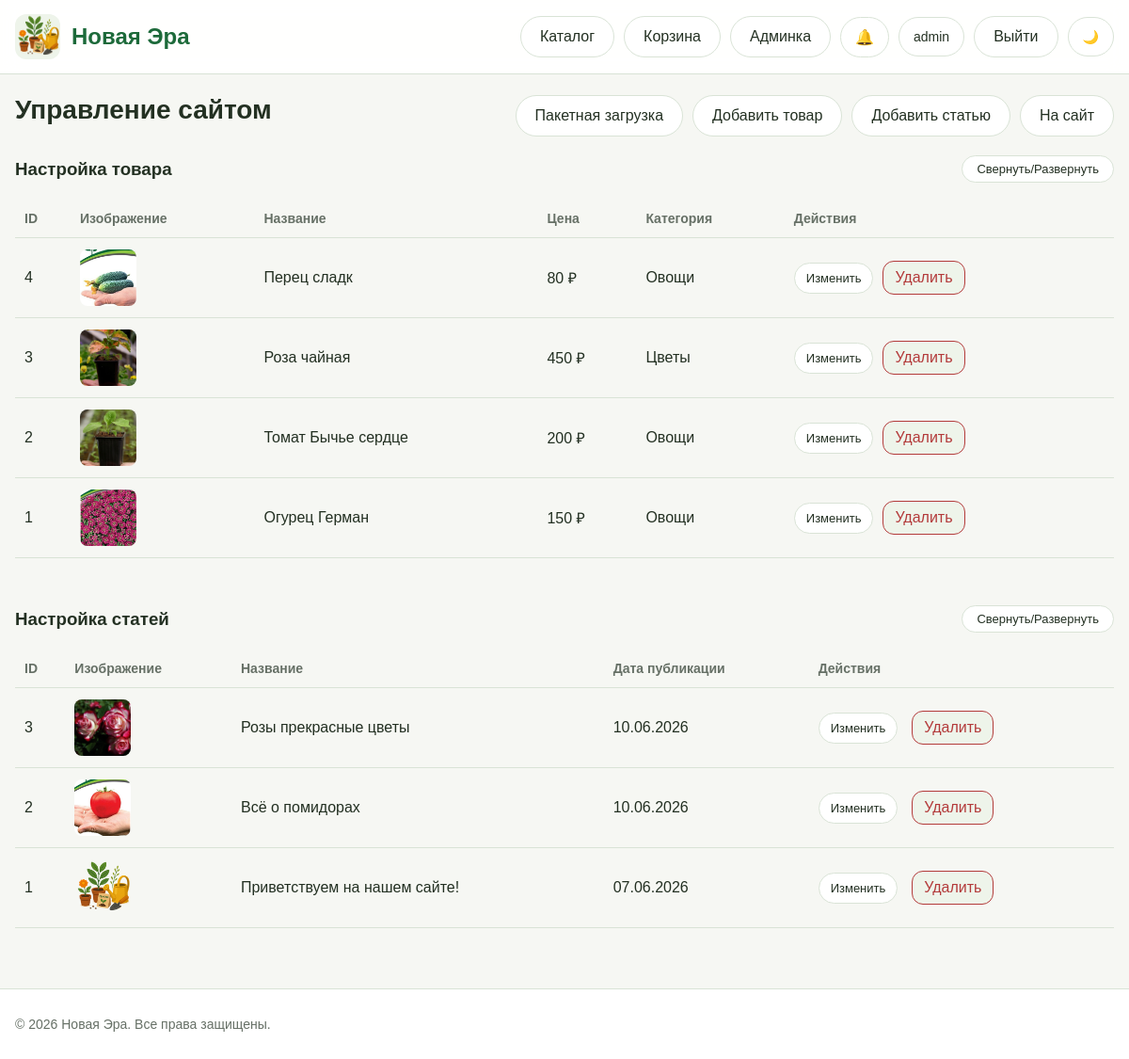
The page /admin (signed in) on the database its author committed.
### models.py (models this page shows, shortened)
class User(UserMixin, db.Model):
    __tablename__ = "users"
    id = db.Column(db.Integer, primary_key=True)
    username = db.Column(db.String(80), unique=True, nullable=False, index=True)
    email = db.Column(db.String(120), unique=True, nullable=False, index=True)
    password_hash = db.Column(db.String(255), nullable=False)
    is_admin = db.Column(db.Boolean, default=False, nullable=False)
    created_at = db.Column(db.DateTime, default=datetime.utcnow, nullable=False)
    surname = db.Column(db.String(80), nullable=True)
    name = db.Column(db.String(80), nullable=True)
    patronymic = db.Column(db.String(80), nullable=True)
    favorite_products = db.relationship(
        'Product',
        secondary=favorites,
        backref=db.backref('favorited_by', lazy='dynamic'),
        lazy='dynamic')

class Product(db.Model):
    __tablename__ = "products"
    id = db.Column(db.Integer, primary_key=True)
    name = db.Column(db.String(200), nullable=False, index=True)
    description = db.Column(db.Text, nullable=False)
    price = db.Column(db.Float, nullable=False)
    image_url = db.Column(db.String(255), nullable=True)
    category_id = db.Column(db.Integer, db.ForeignKey("categories.id"), nullable=False)
    created_at = db.Column(db.DateTime, default=datetime.utcnow, nullable=False)
    category = db.relationship("Category", back_populates="products", lazy="selectin")
    extra_images = db.relationship('ProductImage',
                                   backref='product',
                                   lazy='dynamic',
                                   cascade='all, delete-orphan',
                                   order_by='ProductImage.order')

class Category(db.Model):
    __tablename__ = "categories"
    id = db.Column(db.Integer, primary_key=True)
    slug = db.Column(db.String(64), unique=True, nullable=False, index=True)
    name = db.Column(db.String(100), unique=True, nullable=False)
    products = db.relationship("Product", back_populates="category", cascade="all, delete-orphan", lazy="selectin")

class Post(db.Model):
    __tablename__ = 'post'
    id = db.Column(db.Integer, primary_key=True)
    title = db.Column(db.String(200), nullable=False)
    content = db.Column(db.Text, nullable=False)
    date_posted = db.Column(db.DateTime, default=datetime.now)
    image_post = db.Column(db.String(255))
    product_id = db.Column(db.Integer, db.ForeignKey('products.id'), nullable=True)
    related_product = db.relationship('Product', backref='posts')

### routes.py (the view)
@bp.route("/admin")
@login_required
def admin():
    _admin_only()
    return render_template("admin.html", products=Product.query.order_by(Product.id.desc()).all(), posts=Post.query.order_by(Post.id.desc()).all())

### routes.py (called while the page is built)
@login_manager.user_loader
def load_user(user_id: str):
    try:
        return db.session.get(User, int(user_id))
    except:
        return None

def _admin_only():
    if not current_user.is_authenticated or not current_user.is_admin:
        abort(403)

### templates/admin.html (shortened to what this page needs)
{% extends "base.html" %}
{% block content %}
<div class="admin-head">
    <h1>Управление сайтом</h1>
    <div class="admin-actions">
        <a href="{{ url_for('main.bulk_upload') }}" class="top-link">Пакетная загрузка</a>
        <a href="{{ url_for('main.add_product') }}" class="top-link">Добавить товар</a>
        <a href="{{ url_for('main.add_post') }}" class="top-link">Добавить статью</a>
        <a href="{{ url_for('main.index') }}" class="top-link">На сайт</a>
    </div>
</div>
<div style="display: flex; justify-content: space-between; align-items: center; margin-bottom: 15px;">
    <h3 style="margin: 0;">Настройка товара</h3>
    <button onclick="toggleSection('products-table-wrap')" class="top-link" style="padding: 6px 15px; cursor: pointer; background: var(--surface); border: 1px solid var(--border); border-radius: 99px; font-size: 13px;">
        Свернуть/Развернуть
    </button>
</div>
<div id="products-table-wrap" class="table-wrap" style="transition: all 0.3s ease;">
    <table class="admin-table">
        <thead>
            <tr>
                <th>ID</th>
                <th>Изображение</th>
                <th>Название</th>
                <th>Цена</th>
                <th>Категория</th>
                <th>Действия</th>
            </tr>
        </thead>
        <tbody>
            {% for p in products %}
            <tr>
                <td data-label="ID">{{ p.id }}</td>
                <td data-label="Изображение">
                    {% if p.image_url %}
                        <img src="{{ p.image_url }}" style="width:60px;height:60px;object-fit:cover;border-radius:8px;">
                    {% endif %}
                </td>
                <td data-label="Название">{{ p.name }}</td>
                <td data-label="Цена">{{ "%.0f"|format(p.price) }} ₽</td>
                <td data-label="Категория">{{ p.category.name }}</td>
                <td data-label="Действия">
                    <div class="row-actions">
                        <a href="{{ url_for('main.edit_product', product_id=p.id) }}" class="top-link" style="padding:8px 12px;font-size:13px;">Изменить</a>
                        <form method="POST" action="{{ url_for('main.delete_product', product_id=p.id) }}" style="display:inline;" onsubmit="return confirm('Удалить товар?');">
                            <button type="submit" class="delete-mini">Удалить</button>
                        </form>
                    </div>
                </td>
            </tr>
            {% else %}
            <tr>
                <td colspan="6" class="empty-row">Товаров пока нет</td>
            </tr>
            {% endfor %}
        </tbody>
    </table>
</div>
<div class="admin-section" style="margin-top: 50px;">
    <div style="display: flex; justify-content: space-between; align-items: center; margin-bottom: 15px;">
        <h3 style="margin: 0;">Настройка статей</h3>
        <button onclick="toggleSection('posts-table-wrap')" class="top-link" style="padding: 6px 15px; cursor: pointer; background: var(--surface); border: 1px solid var(--border); border-radius: 99px; font-size: 13px;">
            Свернуть/Развернуть
        </button>
    </div>
    <div id="posts-table-wrap" class="table-wrap" style="transition: all 0.3s ease;">
        <table class="admin-table">
            <thead>
                <tr>
                    <th>ID</th>
                    <th>Изображение</th>
                    <th>Название</th>
                    <th>Дата публикации</th>
                    <th>Действия</th>
                </tr>
            </thead>
            <tbody>
                {% for post in posts %}
                <tr>
                    <td data-label="ID">{{ post.id }}</td>
                    <td data-label="Изображение">
                        {% if post.image_post %}
                            <img src="{{ post.image_post }}" style="width:60px; height:60px; object-fit:cover; border-radius:8px;">
                        {% else %}
                            <span style="font-size: 12px; color: #999;">Нет фото</span>
                        {% endif %}
                    </td>
                    <td data-label="Название">{{ post.title }}</td>
                    <td data-label="Дата публикации">{{ post.date_posted.strftime('%d.%m.%Y') }}</td>
                    <td data-label="Действия">
                        <div class="row-actions">
                            <a href="{{ url_for('main.edit_post', post_id=post.id) }}" class="top-link" style="padding:8px 12px; font-size:13px; margin-right: 5px;">
                                Изменить
                            </a>
                            <form method="POST" action="{{ url_for('main.delete_post', post_id=post.id) }}" style="display:inline;" onsubmit="return confirm('Вы уверены, что хотите удалить эту статью?');">
                                <button type="submit" class="delete-mini">Удалить</button>
                            </form>
                        </div>
                    </td>
                </tr>
                {% else %}
                <tr>
                    <td colspan="5" style="text-align: center; padding: 20px; color: #999;">Статей пока нет.</td>
                </tr>
                {% endfor %}
            </tbody>
        </table>
    </div>
</div>
{% endblock %}

### templates/base.html (shortened to what this page needs)
<!DOCTYPE html>
<html lang="ru">
<head>
    <link rel="stylesheet" href="{{ url_for('static', filename='css/style.css') }}">
</head>
<body>
<header class="header">
    <div class="container header-inner">
        <div class="logo">
            <a href="{{ url_for('main.index') }}" style="display:flex;align-items:center;gap:12px;">
                <img src="{{ url_for('static', filename='images/icon.png') }}" alt="Logo" style="width:48px;height:48px;border-radius:12px;">
                <div class="logo-text">
                    <div class="title" style="color:var(--brand);">{{ brand_name }}</div>
                </div>
            </a>
        </div>
        <nav class="top-nav">
            <a href="{{ url_for('main.index') }}" class="top-link">Каталог</a>
            <a href="{{ url_for('main.basket') }}" class="top-link">Корзина</a>
            {% if current_user.is_authenticated %}
                {% if current_user.is_admin %}
                    <a href="{{ url_for('main.admin') }}" class="top-link">Админка</a>
                {% endif %}
                <div class="notif-bell-wrapper" id="notifBellWrapper">
                    <button class="notif-bell-btn" id="notifBellBtn" type="button" title="Уведомления о заказах">
                        🔔
                    </button>
                </div>
                <a href="{{ url_for('main.profile') }}" class="profile-btn">{{ current_user.username }}</a>
                <a href="{{ url_for('main.logout') }}" class="top-link">Выйти</a>
            {% else %}
                <a href="{{ url_for('main.login') }}" class="top-link">Войти</a>
            {% endif %}
            <button id="themeToggle" class="theme-toggle" type="button">🌙</button>
        </nav>
    </div>
</header>
<main class="main-content container">
    {% block content %}{% endblock %}
</main>
<footer class="footer">
    <div class="container footer-inner">
        <p>© 2026 {{ brand_name }}. Все права защищены.</p>
    </div>
</footer>
</body>
</html>

### static/css/style.css (style rules this page uses)
:root { --bg: #f6f7f3; --surface: #ffffff; --surface-soft: #eef4ea; --text: #233022; --muted: #667066; --brand: #1d6a3a; --brand-dark: #14552d; --border: #d9e3d6; --shadow: 0 12px 30px rgba(16, 48, 26, 0.08); --error: #b33a3a; --warning: #b46f0b; --success: #2a7d46; }
*, *::before, *::after { box-sizing: border-box; }
html { scroll-behavior: smooth; }
body { margin: 0; font-family: Arial, Helvetica, sans-serif; background: var(--bg); color: var(--text); }
a { color: inherit; text-decoration: none; }
img { max-width: 100%; display: block; }
button, input, select, textarea { font: inherit; }
.container { width: min(1180px, calc(100% - 32px)); margin: 0 auto; }
.main-content { padding: 22px 0 40px; }
.header { position: sticky; top: 0; z-index: 20; background: color-mix(in srgb, var(--surface) 92%, transparent); backdrop-filter: blur(10px); border-bottom: 1px solid var(--border); }
.header-inner { min-height: 78px; display: flex; align-items: center; justify-content: space-between; gap: 20px; }
.logo { display: flex; align-items: center; gap: 12px; min-width: 0; }
.logo img { width: 52px; height: 52px; border-radius: 16px; object-fit: cover; background: var(--surface-soft); }
.logo-text { min-width: 0; }
.title { font-size: 24px; font-weight: 800; line-height: 1.1; }
.top-nav { display: flex; align-items: center; gap: 10px; flex-wrap: wrap; justify-content: flex-end; }
.top-link { background: var(--surface); color: var(--text); border: 1px solid var(--border); padding: 12px 20px; border-radius: 999px; text-decoration: none; display: inline-flex; align-items: center; font-weight: 500; transition: all 0.2s ease; }
.footer { border-top: 1px solid var(--border); background: var(--surface); margin-top: 24px; }
.footer-inner { min-height: 74px; display: flex; align-items: center; color: var(--muted); font-size: 14px; }
.admin-head { display: flex; align-items: flex-start; justify-content: space-between; gap: 16px; flex-wrap: wrap; margin-bottom: 20px; }
.admin-head h1 { margin: 0; font-size: 28px; }
.admin-actions { display: flex; gap: 10px; flex-wrap: wrap; justify-content: flex-end; }
.table-wrap { overflow-x: auto; margin-top: 18px; }
.admin-table { width: 100%; border-collapse: collapse; }
.admin-table th, .admin-table td { padding: 12px 10px; text-align: left; border-bottom: 1px solid var(--border); vertical-align: middle; }
.admin-table th { font-size: 14px; color: var(--muted); white-space: nowrap; }
.row-actions { display: flex; gap: 10px; flex-wrap: wrap; align-items: center; }
.delete-mini { background: var(--surface-soft); border: 1px solid var(--error); color: var(--error); padding: 8px 12px; border-radius: 12px; cursor: pointer; }
.theme-toggle, .profile-btn { border: 1px solid var(--border); background: var(--surface); color: var(--text); border-radius: 999px; padding: 11px 15px; min-height: 42px; display: inline-flex; align-items: center; justify-content: center; cursor: pointer; font-size: 14px; transition: all 0.2s ease; }
.notif-bell-wrapper { position: relative; display: inline-flex; }
.notif-bell-btn { position: relative; border: 1px solid var(--border); background: var(--surface); color: var(--text); border-radius: 999px; padding: 11px 15px; min-height: 42px; display: inline-flex; align-items: center; justify-content: center; cursor: pointer; font-size: 16px; transition: all 0.2s ease; gap: 0; }

### rows shown on the page
User: username "admin"
Product: id "4", image_url (picture), name "Перец сладк", price "80", category.name "Овощи"
Product: id "3", image_url (picture), name "Роза чайная", price "450", category.name "Цветы"
Product: id "2", image_url (picture), name "Томат Бычье сердце", price "200", category.name "Овощи"
Product: id "1", image_url (picture), name "Огурец Герман", price "150", category.name "Овощи"
Post: id "3", image_post (picture), title "Розы прекрасные цветы", date_posted "10.06.2026"
Post: id "2", image_post (picture), title "Всё о помидорах", date_posted "10.06.2026"
Post: id "1", image_post (picture), title "Приветствуем на нашем сайте!", date_posted "07.06.2026"

### other values the page prints
{{ brand_name }} "Новая Эра"
